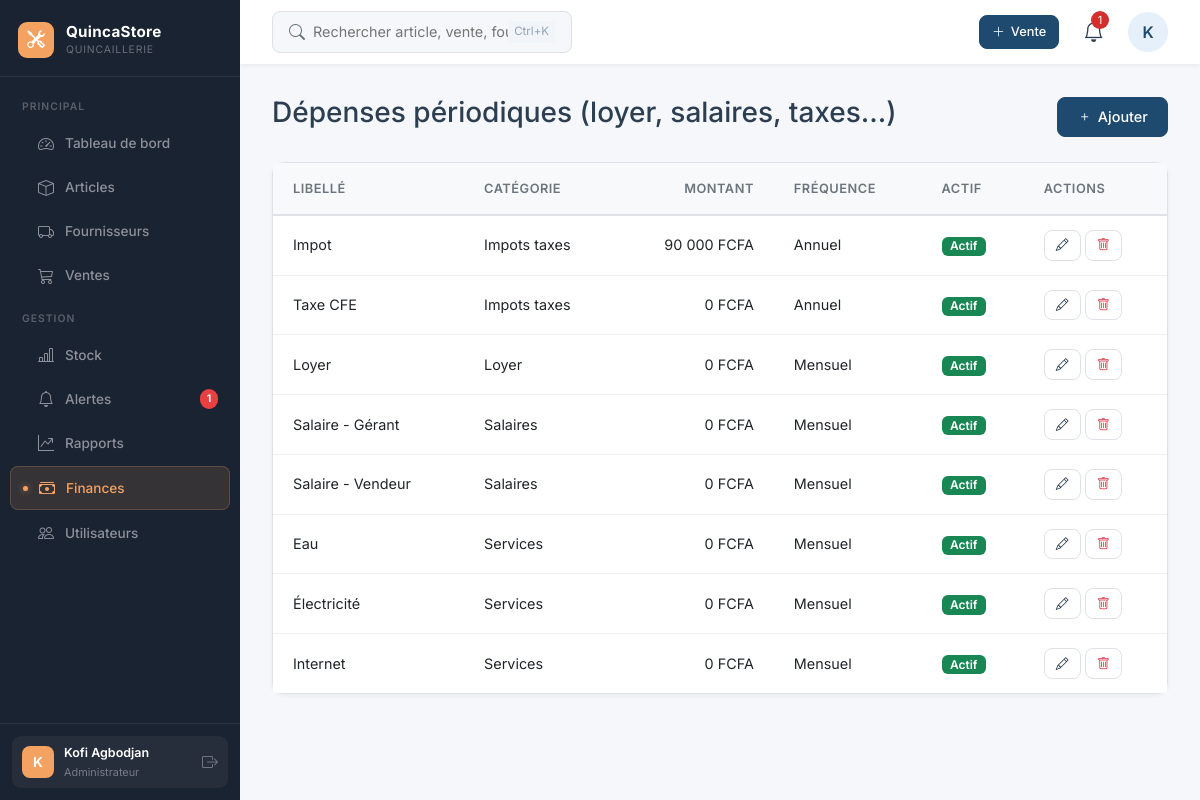
Page /depenses.php (signed in) on the committed database.
### tables this page shows
CREATE TABLE `depenses_periodiques` (
  `id` int(11) NOT NULL,
  `libelle` varchar(100) NOT NULL,
  `categorie` varchar(50) NOT NULL,
  `montant` decimal(12,0) NOT NULL,
  `frequence` enum('mensuel','trimestriel','annuel') DEFAULT 'mensuel',
  `actif` tinyint(1) DEFAULT 1,
  `created_at` timestamp NOT NULL DEFAULT current_timestamp()
);

### config.php (called while the page is built, shortened)
<?php
function fcfa($montant) {
    return number_format((float)$montant, 0, ',', ' ') . ' FCFA';
}

### depenses.php (the view, shortened to what this page needs)
<?php
require_once 'config.php';
require_once 'database.php';
$stmt = mysqli_prepare($conn, "SELECT * FROM depenses_periodiques ORDER BY categorie, libelle");
mysqli_stmt_execute($stmt);
$depenses = mysqli_fetch_all(mysqli_stmt_get_result($stmt), MYSQLI_ASSOC);
?>
<!DOCTYPE html>
<html lang="fr">
<head>
    <link href="https://cdn.jsdelivr.net/npm/bootstrap@5.3.0/dist/css/bootstrap.min.css" rel="stylesheet">
    <link rel="stylesheet" href="https://cdn.jsdelivr.net/npm/bootstrap-icons@1.11.3/font/bootstrap-icons.min.css">
    <link rel="stylesheet" href="assets/style.css">
</head>
<body>
    <?php include 'includes/sidebar.php'; ?>
    <div class="main-content">
        <?php include 'includes/header.php'; ?>
        <div class="page-content">
            <div class="d-flex justify-content-between align-items-center mb-4">
                <h1 class="h3">Dépenses périodiques (loyer, salaires, taxes...)</h1>
                <button class="btn btn-primary" data-bs-toggle="modal" data-bs-target="#ajoutModal"><i class="bi bi-plus"></i> Ajouter</button>
            </div>
            <div class="card">
                <div class="card-body p-0">
                    <table class="table">
                        <thead>
                            <tr><th>Libellé</th><th>Catégorie</th><th class="text-end">Montant</th><th>Fréquence</th><th>Actif</th><th>Actions</th></tr>
                        </thead>
                        <tbody>
                            <?php foreach ($depenses as $d): ?>
                            <tr>
                                <td><?= htmlspecialchars($d['libelle']) ?></td>
                                <td><?= ucfirst(str_replace('_', ' ', $d['categorie'])) ?></td>
                                <td class="text-end"><?= fcfa($d['montant']) ?></td>
                                <td><?= ucfirst($d['frequence']) ?></td>
                                <td><?= $d['actif'] ? '<span class="badge bg-success">Actif</span>' : '<span class="badge bg-secondary">Inactif</span>' ?></td>
                                <td>
                                    <button class="btn btn-sm btn-outline" data-bs-toggle="modal" data-bs-target="#editModal<?= $d['id'] ?>"><i class="bi bi-pencil"></i></button>
                                    <form method="POST" class="d-inline delete-form">
                                        <button type="submit" class="btn btn-sm btn-outline text-danger"><i class="bi bi-trash"></i></button>
                                    </form>
                                </td>
                            </tr>
                            <?php endforeach; ?>
                        </tbody>
                    </table>
                </div>
            </div>
        </div>
    </div>
</body>
</html>

### assets/style.css (style rules this page uses)
:root { --primary: #1E4A6F; --primary-dark: #0F2C4A; --primary-light: #E6F0FA; --secondary: #2D3E50; --accent: #F4A261; --danger: #D32F2F; --success: #2E7D32; --bg: #F5F7FA; --border: #DEE2E6; --header-height: 64px; --shadow-sm: 0 2px 4px rgba(0, 0, 0, 0.05); --shadow-md: 0 4px 6px rgba(0, 0, 0, 0.07); --transition: all 0.2s ease; }
* { margin: 0; padding: 0; box-sizing: border-box; }
body { font-family: 'Inter', sans-serif; background: var(--bg); color: #2c3e50; line-height: 1.5; overflow-x: hidden; }
:root { --sidebar-bg: #1a2332; --sidebar-accent: #F4A261; --sidebar-width: 240px; }
.main-content { flex: 1; margin-left: var(--sidebar-width); min-height: 100vh; display: flex; flex-direction: column; }
.page-content { padding: 2rem; flex: 1; }
.card { background: white; border-radius: 12px; border: 1px solid var(--border); box-shadow: var(--shadow-sm); transition: var(--transition); }
.card-body { padding: 1.5rem; }
.table { margin: 0; width: 100%; }
.table thead th { background: #f8f9fa; padding: 1rem 1.25rem; font-size: 0.8rem; font-weight: 600; text-transform: uppercase; letter-spacing: 0.5px; color: #6c757d; border-bottom: 2px solid var(--border); white-space: nowrap; }
.table tbody td { padding: 0.875rem 1.25rem; border-bottom: 1px solid #f0f0f0; vertical-align: middle; font-size: 0.9rem; }
.table tbody tr:last-child td { border-bottom: none; }
.badge { display: inline-flex; align-items: center; gap: 4px; padding: 0.3em 0.7em; border-radius: 6px; font-size: 0.75rem; font-weight: 600; }
.btn { display: inline-flex; align-items: center; gap: 6px; padding: 0.5rem 1.2rem; border-radius: 8px; font-size: 0.9rem; font-weight: 500; cursor: pointer; border: 1.5px solid transparent; transition: var(--transition); text-decoration: none; }
.btn-primary { background: var(--primary); color: white; border-color: var(--primary); }
.btn-outline { background: transparent; border-color: var(--border); color: var(--secondary); }
.btn-sm { padding: 0.3rem 0.7rem; font-size: 0.8rem; }

### rows in the picture
depenses_periodiques: libelle "Impot", categorie "Impots taxes", montant "90 000 FCFA", frequence "Annuel", actif "Actif"
depenses_periodiques: libelle "Taxe CFE", categorie "Impots taxes", montant "0 FCFA", frequence "Annuel", actif "Actif"
depenses_periodiques: libelle "Loyer", categorie "Loyer", montant "0 FCFA", frequence "Mensuel", actif "Actif"
depenses_periodiques: libelle "Salaire - Gérant", categorie "Salaires", montant "0 FCFA", frequence "Mensuel", actif "Actif"
depenses_periodiques: libelle "Salaire - Vendeur", categorie "Salaires", montant "0 FCFA", frequence "Mensuel", actif "Actif"
depenses_periodiques: libelle "Eau", categorie "Services", montant "0 FCFA", frequence "Mensuel", actif "Actif"
depenses_periodiques: libelle "Électricité", categorie "Services", montant "0 FCFA", frequence "Mensuel", actif "Actif"
depenses_periodiques: libelle "Internet", categorie "Services", montant "0 FCFA", frequence "Mensuel", actif "Actif"

### other values in the picture
$nbA "1"
substr($user['nom'], 0, 1) "K"
$user['nom'] "Kofi Agbodjan"
$user['role'] "Administrateur"
$nbAlertesH "1"
substr($_SESSION['nom'], 0, 1) "K"
